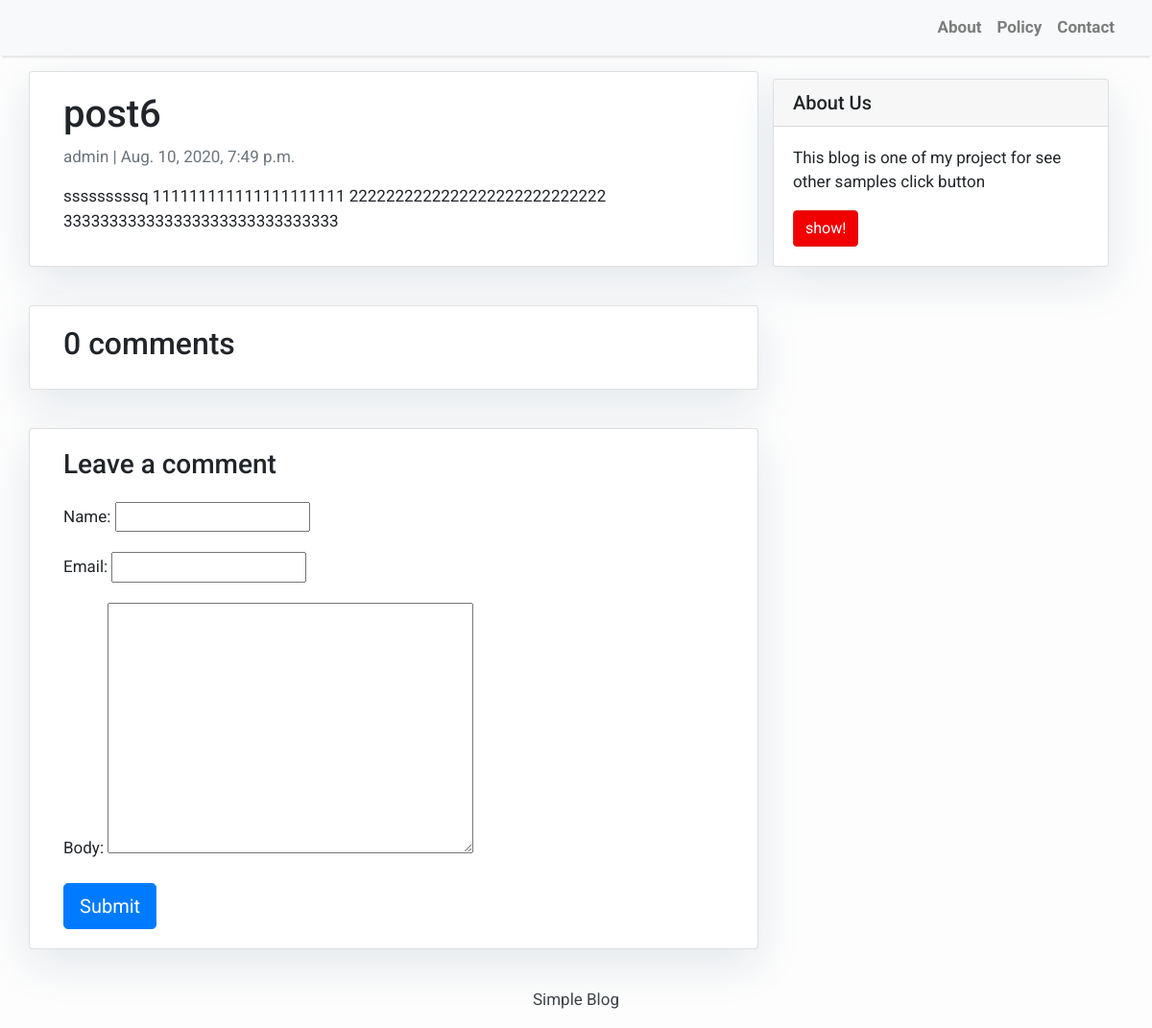
/post6/, run on the app's committed database.
### blog/models.py (models this page shows, shortened)
class Post(models.Model):
    title = models.CharField(max_length=200, unique=True)
    slug = models.SlugField(max_length=200, unique=True)
    author = models.ForeignKey(User, on_delete= models.CASCADE,related_name='blog_posts')
    updated_on = models.DateTimeField(auto_now= True)
    content = models.TextField()
    created_on = models.DateTimeField(auto_now_add=True)
    status = models.IntegerField(choices=STATUS, default=0)
    class Meta:
        ordering = ['-created_on']

### blog/views.py (the view)
# urls.py: path('<slug:slug>/', views.post_detail, name='post_detail')
def post_detail(request, slug):
    template_name = 'post_detail.html'
    post = get_object_or_404(Post, slug=slug)
    comments = post.comments.filter(active=True)
    new_comment = None
    if request.method == 'POST':
        comment_form = CommentForm(data=request.POST)
        if comment_form.is_valid():
            new_comment = comment_form.save(commit=False)
            new_comment.post = post
            new_comment.save()
    else:
        comment_form = CommentForm()
    return render(request, template_name, {'post': post,
                                           'comments': comments,
                                           'new_comment': new_comment,
                                           'comment_form': comment_form})

### blog/forms.py
class CommentForm(forms.ModelForm):
    class Meta:
        model = Comment
        fields = ('name', 'email', 'body')

### blog/templates/post_detail.html (shortened to what this page needs)
{% extends 'base.html' %} {% block content %}
<div class="container">
  <div class="row">
    <div class="col-md-8 card mb-4  mt-3 left  top">
      <div class="card-body">
        <h1>{% block title %} {{ post.title }} {% endblock title %}</h1>
        <p class=" text-muted">{{ post.author }} | {{ post.created_on }}</p>
        <p class="card-text ">{{ post.content | safe }}</p>
      </div>
    </div>
    {% block sidebar %} {% include 'sidebar.html' %} {% endblock sidebar %}
    <div class="col-md-8 card mb-4  mt-3 ">
      <div class="card-body">
        <h2>{{ comments.count }} comments</h2>
      </div>
    </div>
    <div class="col-md-8 card mb-4  mt-3 ">
      <div class="card-body">
        {% if new_comment %}
        <div class="alert alert-success" role="alert">
          Your comment is awaiting moderation
        </div>
        {% else %}
        <h3>Leave a comment</h3>
        <form method="post" style="margin-top: 1.3em;">
          {{ comment_form.as_p }}
          <button type="submit" class="btn btn-primary  btn-lg">Submit</button>
        </form>
        {% endif %}
      </div>
    </div>
  </div>
</div>
{% endblock content %}

### blog/templates/base.html (style rules this page uses)
body { font-family: "Roboto", sans-serif; font-size: 17px; background-color: #fdfdfd; }

### blog/templates/sidebar.html (style rules this page uses)
.card { box-shadow: 0 16px 48px #E3E7EB; }

### data on the page
Post: title "post6", author "admin", created_on "Aug. 10, 2020, 7:49 p.m.", content "sssssssssq 111111111111111111111 2222222222222222222222222222 333333333333333333333333333333"

### other printed values
{{ comments.count }} "0"
